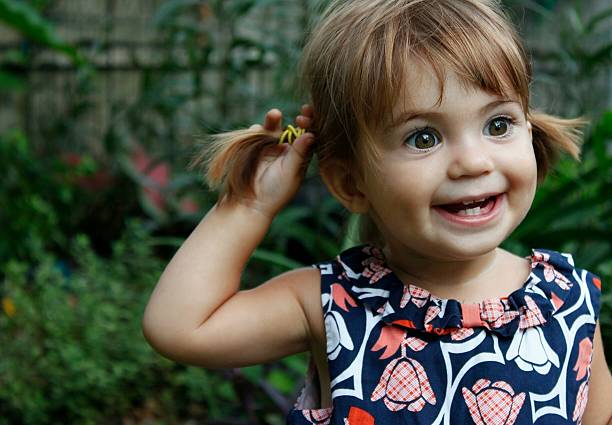
#> input picture sample.jpg, 612 x 425 px
$ python face_detection.py
#> lines starting #> are read from the running program, lines starting #| are printed output that depends on the picture; after the words box and inside, x2 and y2 are one past the last pixel; in counts of white or black regions, pixels touching at a corner belong together
import cv2
import os

xml_path = os.path.join(os.getcwd(), 'haarcascade_frontalface_default.xml')
face_cascade = cv2.CascadeClassifier(xml_path)

print("XML Path:", xml_path)
print("Loaded:", not face_cascade.empty())

img = cv2.imread('sample.jpg')
#> img is the input picture: shape (425, 612, 3); mean B, G, R 67.4, 83.2, 79.6
gray = cv2.cvtColor(img, cv2.COLOR_BGR2GRAY)
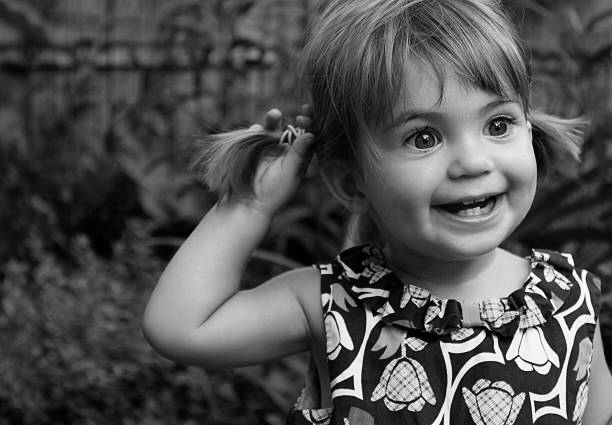
#> gray: shape (425, 612); min 0, max 255, mean 80.3

faces = face_cascade.detectMultiScale(gray, 1.3, 5)
#> faces = [[366, 47, 204, 204]]

for (x, y, w, h) in faces:
    cv2.rectangle(img, (x,y), (x+w,y+h), (255,0,0), 2)
#> this loop made 1 pass
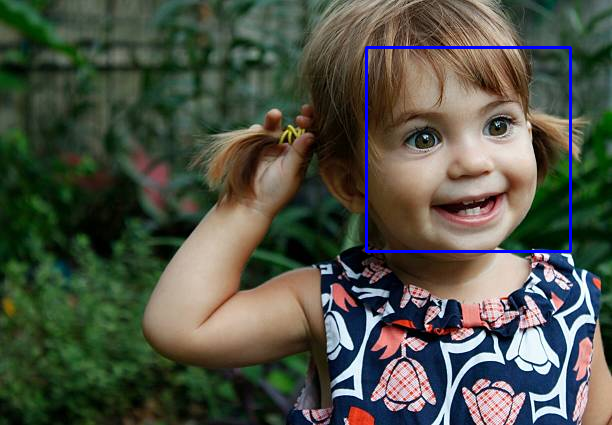
#> img: shape (425, 612, 3); 0.94% of pixels changed, all inside (x1, y1, x2, y2) = (365, 46, 572, 253)

cv2.imshow('Face Detection', img)
cv2.waitKey(0)
cv2.destroyAllWindows()
